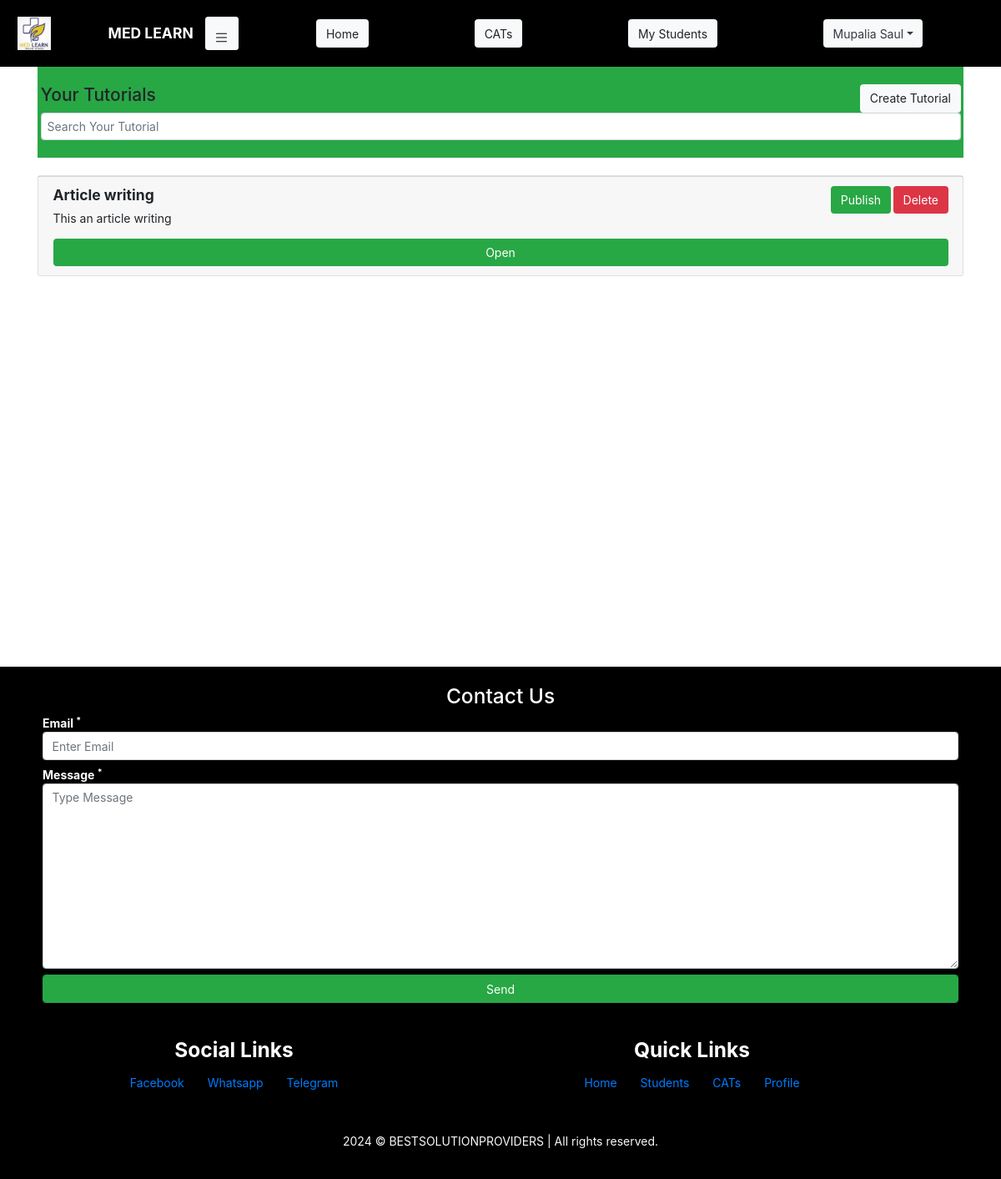
The app's page /Author/Dashboard/ (signed in) with its own data.
### student/models.py (models this page shows, shortened)
class User(AbstractUser):
    phone = models.PositiveIntegerField(null=True, unique=True)
    are_you_a_student = models.BooleanField(default=True)

class Tutorial(models.Model):
    user = models.ForeignKey(User, null=True, on_delete=models.CASCADE)
    name = models.CharField(max_length=255, null=True, )
    description = models.TextField(max_length=250, null=True, )
    is_published = models.BooleanField(default=False)

### author/views.py (the view)
# urls.py: path('Dashboard/', views.dashboard_index_author, name='author-dashboard-url'),
@login_required(login_url='home-url')
def dashboard_index_author(request):
    user = User.objects.get(id=request.user.id)
    if not user.are_you_a_student:
        my_tutorials = Tutorial.objects.filter(
            user_id=request.user.id
        )
        context = {
            'my_tutorials': my_tutorials,
        }
        return render(request, 'author/index.html', context)
    else:
        messages.error(request, "Logged in as Student!")
        return redirect('student-dashboard-url')

### templates/author/index.html (shortened to what this page needs)
{% load static %}
<!DOCTYPE html>
<html lang="en">
<head>
    <link rel="stylesheet" href="{% static 'css/global.css' %}">
    <link rel="stylesheet" href="{% static 'css/student-index.css' %}">
    <link rel="stylesheet" href="{% static 'bootstrap/css/bootstrap.css' %}">
</head>
<body class="">
{% include 'author/header.html' %}
{% if my_tutorials %}
    <section class="tutorial-container container">
        <div class="tutorial-container-header bg-success pt-4 pb-4 pr-1 pl-1">
            <h4>
                Your Tutorials
                <button id="create-tutorial-pop-up-show-btn" class="float-right btn btn-light">Create Tutorial</button>
            </h4>
            <input class="p-2 form-control" type="text" id="search" placeholder="Search Your Tutorial">
        </div>
        <div class="tutorial-container-card-holder flex pt-4 pb-4">
            {% for tutorial in my_tutorials %}
                <div class="card">
                    <div class="card-footer">
                        <h5 class="font-weight-bolder">
                            {{ tutorial.name }}
                            {% if tutorial.is_published %}
                                <a class="btn btn-danger float-right" href="{% url 'conceal-publish-tutorial-url' tutorial.id %}">Conceal</a>
                            {% else %}
                                <a class="btn btn-danger float-right ml-1" href="{% url 'delete-tutorial-url' tutorial.id %}">Delete</a>
                                <a class="btn btn-success float-right" href="{% url 'conceal-publish-tutorial-url' tutorial.id %}">Publish</a>
                            {% endif %}
                        </h5>
                        <p>{{ tutorial.description|slice:":100" }}{% if tutorial.description|length > 100 %}...{% endif %}</p>
                        <a class="btn btn-success w-100" href="{% url 'author-tutorial-url' tutorial.id %}">Open</a>
                    </div>
                </div>
            {% endfor %}
        </div>
    </section>
{% else %}
    <h3 class="text-center w-100">You have not published any tutorial.</h3>
    <div class="w-100 d-flex">
        <button id="create-tutorial-pop-up-show-btn" class="btn btn-secondary m-auto">Create Tutorial</button>    </div>
{% endif %}
{% include 'footer.html' %}
</body>
</html>

### templates/author/header.html (shortened to what this page needs)
{% load static %}
<link rel="stylesheet" href="{% static 'css/student-nav.css' %}">
{% if request.user.is_authenticated %}
<section id="header" class="header d-flex">
    <nav id="nav-horizontal" class="nav-horizontal pl-4 row">
        <div id="nav-horizontal-logo-brand-holder" class="logo-nav-brand-holder col-sm-12 col-md-3 d-flex ">
            <img class="logo" src="{% static 'images/logo.jpg' %}" alt="" sizes="" srcset="">
            <p class="navbar-brand flex-grow-1 pr-3">MED LEARN</p>
            <button id="nav-vertical-show-toggler" class="nav-toggler btn btn-light">
                <img class="w-100" src="{% static 'images/bar.svg' %}" alt="MENU">
            </button>
        </div>
        <div class="nav-items-horizontal col-sm-12 col-md-9 d-flex">
            <ul class="list-unstyled d-flex w-100">
                <li>
                    <a class="btn btn-light" href="{% url 'author-dashboard-url' %}">Home</a>
                </li>
                <li>
                    <a class="btn btn-light" href="{% url 'cat-home-url' %}">CATs</a>
                </li>
                <li>
                    <a class="btn btn-light" href="">My Students</a>
                </li>
                <li class=" dropdown">
                    <a class="dropdown-toggle btn btn-light text-dark" role="button" data-toggle="dropdown" aria-expanded="false">{{ request.user.last_name }} {{ request.user.first_name }}</a>
                </li>
            </ul>
        </div>
    </nav>
</section>
{% endif %}

### static/css/global.css (style rules this page uses)
* { margin: 0; padding: 0; font-style: normal; font-size: 14px; }

### static/css/student-index.css (style rules this page uses)
.tutorial-container .tutorial-container-card-holder { height: 70vh; overflow: auto; }

### static/css/student-nav.css (style rules this page uses)
.header { width: 100vw; background-color: black; }
.nav-toggler { width: 40px; height: 40px; margin: auto; border: none; display: flex; }
.nav-toggler img { width: 100%; height: 100%; margin: auto; }
.header .nav-horizontal { min-height: 10vh; width: 100vw; }
.header .nav-horizontal .logo-nav-brand-holder img { width: 40px; height: 40px; margin: auto; }
.header .nav-horizontal .logo-nav-brand-holder p { text-align: right; margin: auto; color: white; font-weight: bolder; border-right: 20px; }
.header .nav-horizontal .nav-items-horizontal ul { height: 100%; }
.header .nav-horizontal .nav-items-horizontal ul li { width: fit-content; margin: auto; text-align: right; }

### records on screen
User: user.last_name "Mupalia", user.first_name "Saul"
Tutorial: name "Article writing", is_published "Delete", description "This an article writing"
